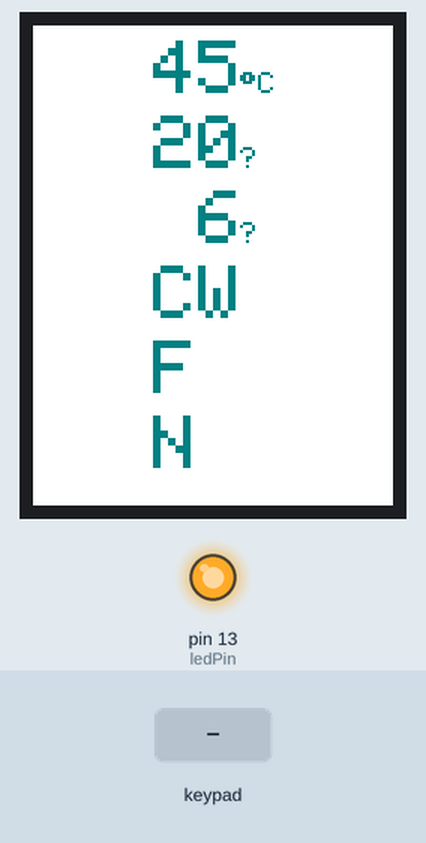
This sketch was run on a simulated Arduino Uno, built with avr-gcc and run on an emulated ATmega328P. Parts: 240×320 colour display, output pins drawn as LEDs (lit = HIGH). The inputs (shaded band) are chosen by the test bench. What the sketch prints to the serial monitor is not drawn.

Above: at 1.4 s.
1.5 s: keypad keys 8 / 2 = pressed 0.4 s apart
At 3.0 s:
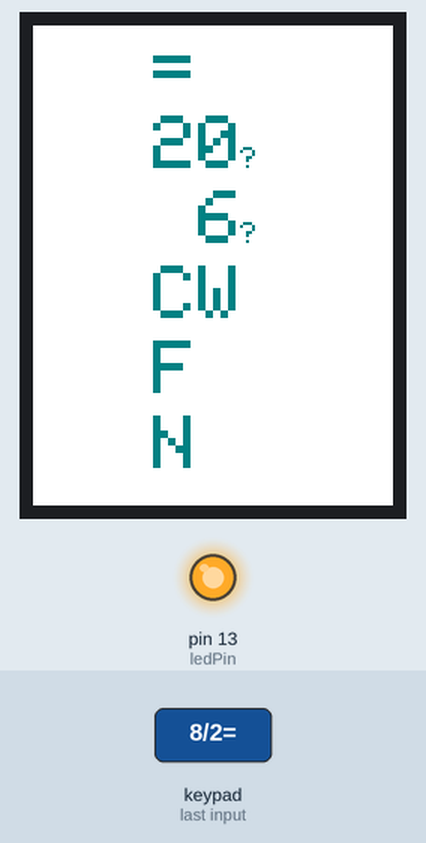
4.6 s: key 'x' pressed
At 5.7 s:
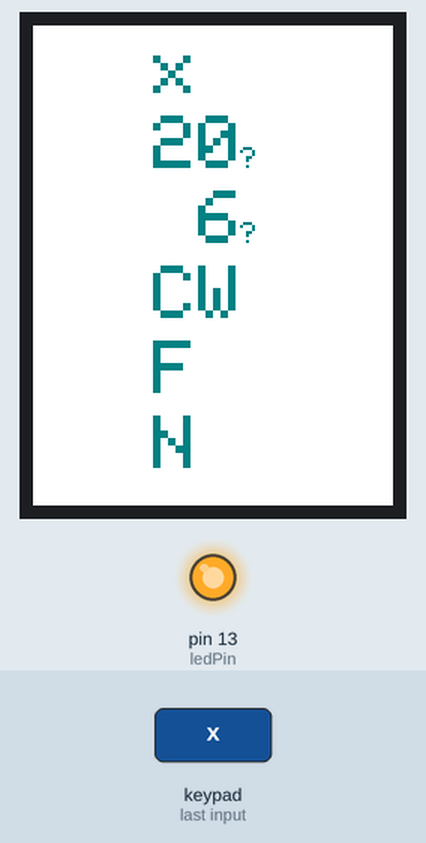
6.1 s: key 'C' pressed
At 6.8 s:
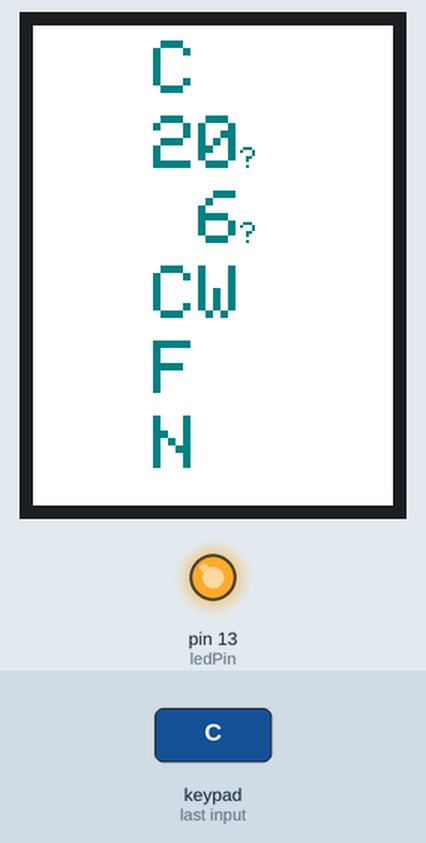
7.6 s: keypad keys 7 + 5 = pressed 0.4 s apart
At 8.21 s:
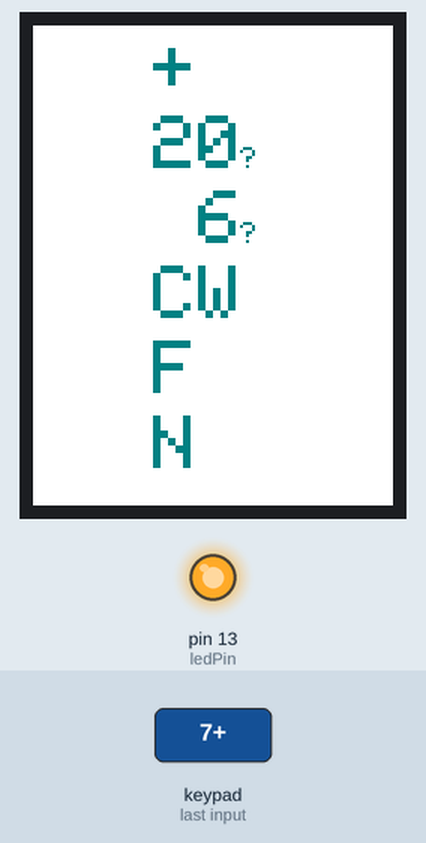
10.7 s: key '/' pressed
At 11.4 s:
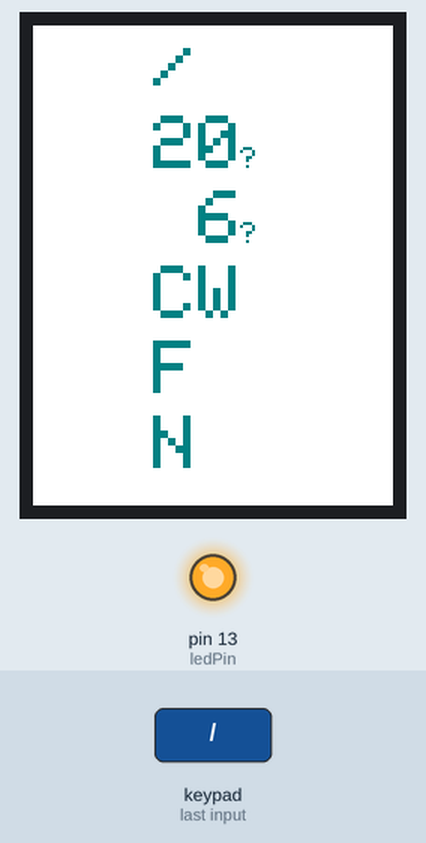
12.2 s: key '=' pressed
At 12.5 s:
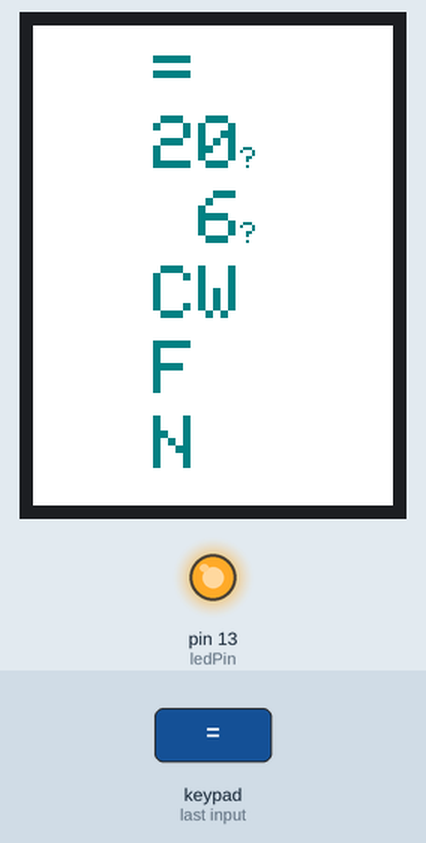
Timing chart, 0 to 14.7 s (numbered marks = the images above; inputs shaded):
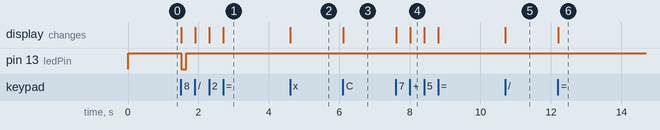

Measured:
- after the input at 1.5 s, pin 13 (ledPin): HIGH → LOW at once, → HIGH 0.15 s later; the display: first changes at once (image 1 shows a later state)
- after the input at 4.6 s, the display: changes at once (image 2)
- after the input at 6.1 s, the display: changes at once (image 3)
- after the input at 7.6 s, the display: first changes at once (image 4 shows a later state)
- after the input at 10.7 s, the display: changes at once (image 5)
- after the input at 12.2 s, the display: changes at once (image 6)

The sketch:

arduino_I2C-PCF8574_4x4Keypad_SPI-GraphicsLCD.ino
```cpp
#include "SPI.h"
#include "Adafruit_GFX.h"
#include "Adafruit_ILI9341.h"

// For the Adafruit shield, these are the default.
#define TFT_DC 9
#define TFT_CS 10

// Use hardware SPI (on Uno, #13, #12, #11) and the above for CS/DC
Adafruit_ILI9341 tft = Adafruit_ILI9341(TFT_CS, TFT_DC);

#include <Keypad_I2C.h>
#include <Keypad.h>          // GDY120705
#include <Wire.h>

#define I2CADDR 0x20

const byte ROWS = 4;
const byte COLS = 4;
char keys[ROWS][COLS] = {
  {'7', '8', '9', '/'},
  {'4', '5', '6', 'x'},
  {'1', '2', '3', '-'},
  {'C', '0', '=', '+'}
};
byte rowPins[ROWS] = {0, 1, 2, 3}; //connect to the row pinouts of the keypad
byte colPins[COLS] = {4, 5, 6, 7}; //connect to the column pinouts of the keypad

Keypad_I2C keypad = Keypad_I2C( makeKeymap(keys), rowPins, colPins, ROWS, COLS, I2CADDR );
byte ledPin = 13;

boolean blink = false;
int value = 32;

void setup() {
  Serial.begin(1000000);
  Wire.begin( );
  keypad.begin( );          // GDY120705
  pinMode(ledPin, OUTPUT);      // sets the digital pin as output
  digitalWrite(ledPin, HIGH);   // sets the LED on
  keypad.addEventListener(keypadEvent); //add an event listener for this keypad
  tft.begin();
  //-----------------RRRRRGGGGGGBBBBB
  tft.setTextColor(0b0000010000010000);
  tft.fillScreen(ILI9341_WHITE);
  /*
    tft.setTextSize(1);
    tft.fillScreen(ILI9341_WHITE);
    tft.setCursor(0, 0);
    for (char i = 0; i < 255; i++) {
    tft.print(String(i));
    }
    tft.println(String((char)34));
  */
  writeValue(45, "deg_celcius", 80, 10);
  writeValue(20, "bar", 80, 60);
  writeValue(6, "ampere", 80, 110);
  writeText("CW", "?", 80, 160);
  writeText("F", "?", 80, 210);
  writeText("N", "?", 80, 260);
}

void loop() {
  char key = keypad.getKey();
  if (key) {
    Serial.println(key);
    writeText(String(key), "deg_celcius", 80, 10);
  }
  if (blink) {
    digitalWrite(ledPin, !digitalRead(ledPin));
    delay(100);
  }
}

//take care of some special events
void keypadEvent(KeypadEvent key) {
  switch (keypad.getState()) {
    case PRESSED:
      switch (key) {
        case '8':
          digitalWrite(ledPin, !digitalRead(ledPin));
          break;
        case '9':
          digitalWrite(ledPin, !digitalRead(ledPin));
          break;
      }
      break;
    case RELEASED:
      switch (key) {
        case '8':
          digitalWrite(ledPin, !digitalRead(ledPin));
          blink = false;
          break;
      }
      break;
    case HOLD:
      switch (key) {
        case '8':
          blink = true;
          break;
      }
      break;
  }
}

void writeValue(int value, String textUnit, int posX, int posY) {
  tft.fillRect(posX, posY, 80, 35, ILI9341_WHITE);
  tft.setTextSize(5);
  if (value < 10) {
    tft.setCursor(posX + 30, posY);
  } else {
    tft.setCursor(posX, posY);
  }
  tft.print(String(value));
  tft.setCursor(posX + 58, posY + 21);
  tft.setTextSize(2);
  tft.print(text2Symbol(textUnit));
}

void writeText(String text, String textUnit, int posX, int posY) {
  tft.fillRect(posX, posY, 80, 35, ILI9341_WHITE);
  tft.setTextSize(5);
  tft.setCursor(posX, posY);
  tft.print(text);
}

String text2Symbol(String textUnit) {
  if (textUnit == "deg_celcius")
    return String((char)247) + "C";
  else
    return "?";
}
```
